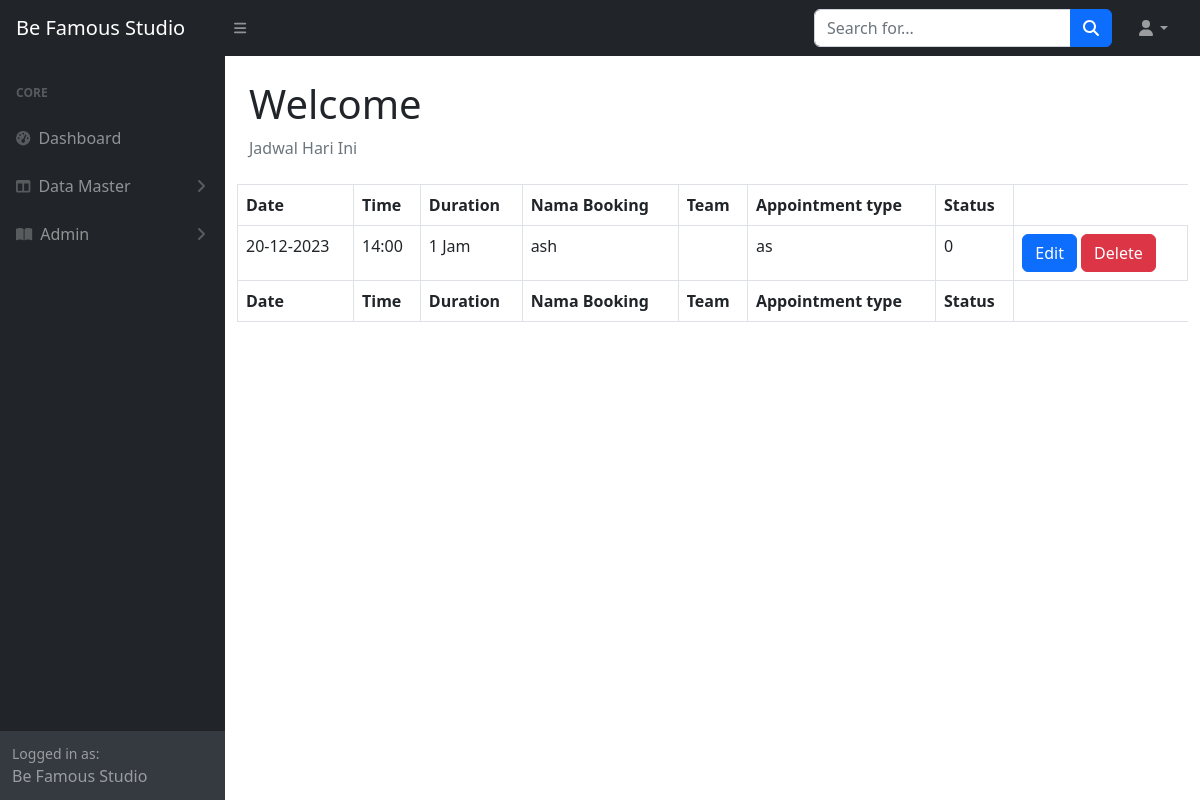
The app's page /admin/index.php (signed in) with its own data.
### tables this page shows
CREATE TABLE `bookings` (
  `idBooking` int(255) NOT NULL,
  `tanggalBooking` date NOT NULL,
  `waktuBooking` time(6) NOT NULL,
  `durasiBooking` int(255) NOT NULL,
  `namaBooking` varchar(255) NOT NULL,
  `statusBooking` enum('0','1','2','') NOT NULL,
  `idJasa` int(255) NOT NULL
);

CREATE TABLE `jasa` (
  `idJasa` int(255) NOT NULL,
  `namaJasa` varchar(1000) NOT NULL,
  `status` int(10) NOT NULL
);

### admin/index.php (the view, shortened to what this page needs)
<!DOCTYPE html>
<html lang="en">
    <head>
        <link href="https://cdn.jsdelivr.net/npm/simple-datatables@7.1.2/dist/style.min.css" rel="stylesheet" />
        <link href="css/styles.css" rel="stylesheet" />
    </head>
    <body class="sb-nav-fixed">
        <nav class="sb-topnav navbar navbar-expand navbar-dark bg-dark">
            <a class="navbar-brand ps-3" href="index.php">Be Famous Studio</a>
            <button class="btn btn-link btn-sm order-1 order-lg-0 me-4 me-lg-0" id="sidebarToggle" href="#!"><i class="fas fa-bars"></i></button>
            <form class="d-none d-md-inline-block form-inline ms-auto me-0 me-md-3 my-2 my-md-0">
                <div class="input-group">
                    <input class="form-control" type="text" placeholder="Search for..." aria-label="Search for..." aria-describedby="btnNavbarSearch" />
                    <button class="btn btn-primary" id="btnNavbarSearch" type="button"><i class="fas fa-search"></i></button>
                </div>
            </form>
            <ul class="navbar-nav ms-auto ms-md-0 me-3 me-lg-4">
                <li class="nav-item dropdown">
                    <a class="nav-link dropdown-toggle" id="navbarDropdown" href="#" role="button" data-bs-toggle="dropdown" aria-expanded="false"><i class="fas fa-user fa-fw"></i></a>
                </li>
            </ul>
        </nav>
        <div id="layoutSidenav">
            <div id="layoutSidenav_nav">
                <nav class="sb-sidenav accordion sb-sidenav-dark" id="sidenavAccordion">
                    <div class="sb-sidenav-menu">
                        <div class="nav">
                            <div class="sb-sidenav-menu-heading">Core</div>
                            <a class="nav-link" href="index.php">
                                <div class="sb-nav-link-icon"><i class="fas fa-tachometer-alt"></i></div>
                                Dashboard
                            </a>
                            <a class="nav-link collapsed" href="#" data-bs-toggle="collapse" data-bs-target="#collapseMaster" aria-expanded="false" aria-controls="collapseLayouts">
                                <div class="sb-nav-link-icon"><i class="fas fa-columns"></i></div>
                                Data Master
                                <div class="sb-sidenav-collapse-arrow"><i class="fas fa-angle-down"></i></div>
                            </a>
                            <a class="nav-link collapsed" href="#" data-bs-toggle="collapse" data-bs-target="#collapsePages" aria-expanded="false" aria-controls="collapsePages">
                                <div class="sb-nav-link-icon"><i class="fas fa-book-open"></i></div>
                                Admin
                                <div class="sb-sidenav-collapse-arrow"><i class="fas fa-angle-down"></i></div>
                            </a>
                        </div>
                    </div>
                    <div class="sb-sidenav-footer">
                        <div class="small">Logged in as:</div>
                        Be Famous Studio
                    </div>
                </nav>
            </div>
            <div id="layoutSidenav_content">
                <main>
                    <div class="container-fluid px-4">
                        <?php
                        if(isset($isi)){
                            echo $isi;
                        }
                        else{
                            $currentDate = date("Y-m-d");
                            $conne = connectToDatabase();
                            $sqli = "SELECT * from bookings b inner join jasa j on j.idJasa=b.idJasa where tanggalBooking='$currentDate' order by b.tanggalBooking desc , b.waktuBooking desc ";
                            $resulto = $conne->query($sqli);
                            $isi= "<h1 class='mt-4'>Welcome</h1>
                        <ol class='breadcrumb mb-4'>
                            <li class='breadcrumb-item active'>Jadwal Hari Ini </li>
                        </ol>
                        <div class='row'>
                        <table id='datatablesSimple' class='table table-bordered mx-auto'>
                         <thead>
                                       <tr>
                                           <th>Date</th>
                                           <th>Time</th>
                                           <th>Duration</th>
                                           <th>Nama Booking</th>
                                           <th>Team</th>
                                           <th>Appointment type</th>
                                           <th>Status</th>
                                       </tr>
                                   </thead>
                                   <tfoot>
                                       <tr>
                                             <th>Date</th>
                                             <th>Time</th>
                                             <th>Duration</th>
                                             <th>Nama Booking</th>
                                             <th>Team</th>
                                             <th>Appointment type</th>
                                             <th>Status</th>
                                       </tr>
                                   </tfoot>
                        <tbody>
                        ";
                          while ($row = $resulto->fetch_assoc()) {
                                        $waktuBooking = substr($row['waktuBooking'], 0, 5);
                                        $dateString=$row['tanggalBooking'];
                                        $dateTime = new DateTime($dateString);
                                        $dmyFormat = $dateTime->format("d-m-Y");
                                        $isi .= "<tr>
                                                <td>" . $dmyFormat . "</td>
                                                <td>" . $waktuBooking . " </td>
                                                <td>" . $row['durasiBooking'] . " Jam </td>
                                                <td>" . $row['namaBooking'] . "</td>
                                                <td></td>
                                                <td>" . $row['namaJasa'] . "</td>
                                                <td>" . $row['statusBooking'] . "</td>
                                                <td>
                                                    <a href='actionBooking.php?idEdit=" . $row['idBooking'] . "' class='btn btn-primary'>Edit</a>
                                                    <a onclick='hapus(" . $row['idBooking'] . ")' class='btn btn-danger'>Delete</a>
                                                </td>
                                            </tr>";
                                                        }
                        $isi.="
                        </tbody>
                        </table>
                        </div>";
                        echo $isi;
                        }
                        ?>
                    </div>
                </main>
            </div>
        </div>
    </body>
</html>

### records on screen
bookings: tanggalBooking "20-12-2023", waktuBooking "14:00", durasiBooking "1", namaBooking "ash", idJasa.namaJasa "as", statusBooking "0"
